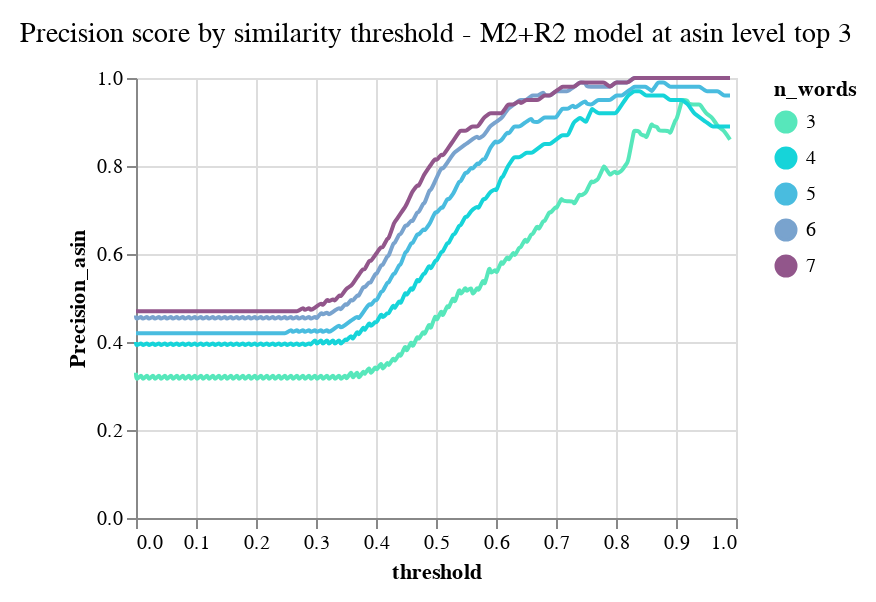

Notebook code cell kept with this figure:
### Code cell
y = 'Precision_asin'
tooltip = y
chart_type = "line"
title = 'Precision score by similarity threshold - M2+R2 model at asin level top 3'
chart_with_tooltip(source, x, y, color, tooltip, title, chart_type)

### Figure 1 — Vega-Lite specification as saved in the notebook (floating-point values rounded to 4 significant figures; data arrays with more than 128 entries replaced by an {"elided": "..."} marker saying what was removed)
{"config": {"view": {"continuousWidth": 400, "continuousHeight": 300}}, "layer": [{"mark": {"type": "line", "interpolate": "basis"}, "encoding": {"color": {"type": "nominal", "field": "n_words", "scale": {"domain": [3.0, 4.0, 5.0, 6.0, 7.0], "range": ["#57E7BB", "#16D4D9", "#49BCDF", "#79A3CE", "#92568B"]}}, "x": {"type": "quantitative", "field": "threshold"}, "y": {"type": "quantitative", "field": "Precision_asin"}}}, {"mark": "point", "encoding": {"opacity": {"value": 0}, "x": {"type": "quantitative", "field": "threshold"}}, "selection": {"selector065": {"type": "single", "nearest": true, "on": "mouseover", "fields": ["threshold"], "empty": "none"}}}, {"mark": "point", "encoding": {"color": {"type": "nominal", "field": "n_words", "scale": {"domain": [3.0, 4.0, 5.0, 6.0, 7.0], "range": ["#57E7BB", "#16D4D9", "#49BCDF", "#79A3CE", "#92568B"]}}, "opacity": {"condition": {"value": 1, "selection": "selector065"}, "value": 0}, "x": {"type": "quantitative", "field": "threshold"}, "y": {"type": "quantitative", "field": "Precision_asin"}}}, {"mark": {"type": "rule", "color": "gray"}, "encoding": {"x": {"type": "quantitative", "field": "threshold"}}, "transform": [{"filter": {"selection": "selector065"}}]}, {"mark": {"type": "text", "align": "left", "dx": 5, "dy": -5}, "encoding": {"color": {"type": "nominal", "field": "n_words", "scale": {"domain": [3.0, 4.0, 5.0, 6.0, 7.0], "range": ["#57E7BB", "#16D4D9", "#49BCDF", "#79A3CE", "#92568B"]}}, "text": {"condition": {"type": "quantitative", "field": "Precision_asin", "selection": "selector065"}, "value": " "}, "x": {"type": "quantitative", "field": "threshold"}, "y": {"type": "quantitative", "field": "Precision_asin"}}}], "data": {"name": "data-b560758dffc0c12f288ee3baef9e529f"}, "height": 220, "padding": {"left": 10, "top": 10, "right": 10, "bottom": 10}, "title": {"text": "Precision score by similarity threshold - M2+R2 model at asin level top 3", "fontSize": 14, "fontWeight": 400}, "width": 300, "$schema": "https://vega.github.io/schema/vega-lite/v4.8.1.json", "datasets": {"data-b560758dffc0c12f288ee3baef9e529f": {"elided": "1010 records"}}}
